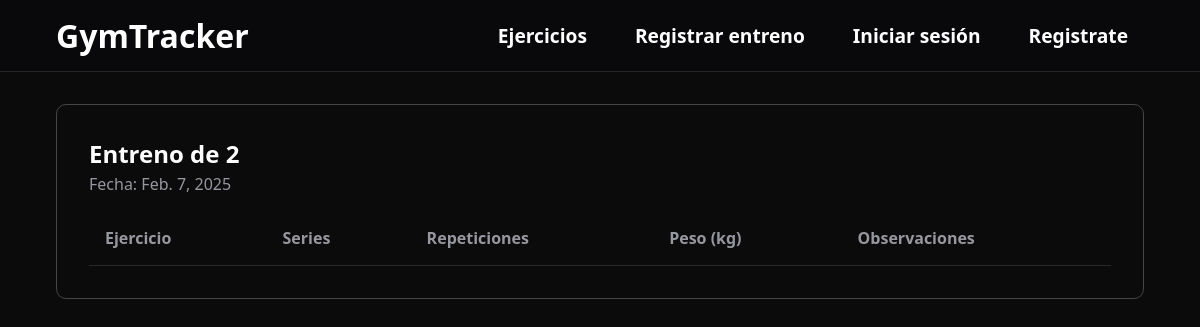
Before: /registrarEntreno/11/listaEjercicios with the older database file.
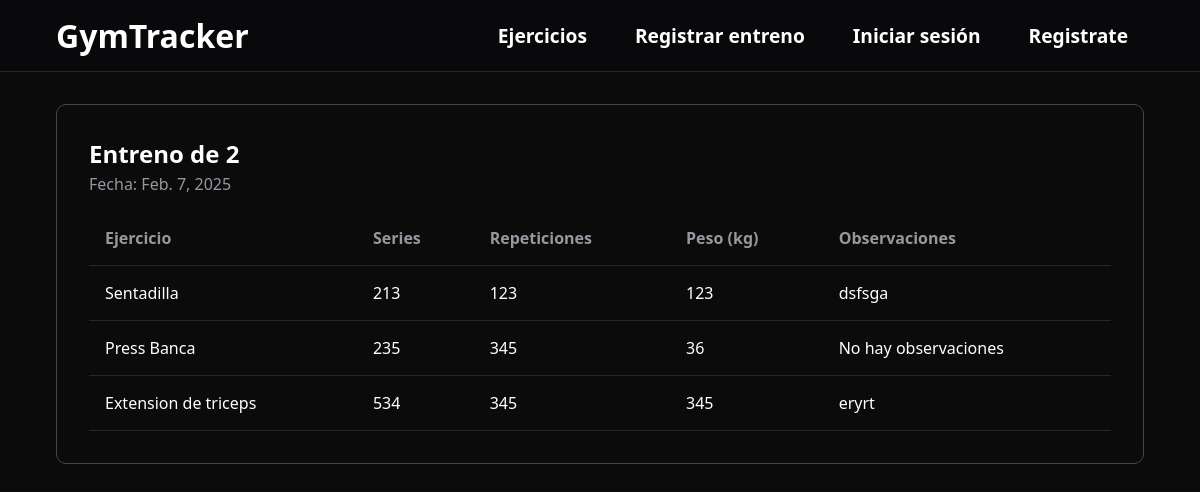
After: the same page with the newer database file.
### gymApp/models.py (models this page shows, shortened)
class Entreno(models.Model):
    usuario = models.ForeignKey(User, on_delete=models.CASCADE)
    nombre = models.CharField(max_length=100)
    fecha = models.DateField()
    valoracion = models.IntegerField()
    numero_ejercicios = models.IntegerField()
    comentarios = models.CharField(max_length=300, null=True)
    class Meta:
        verbose_name = 'Entreno'
        verbose_name_plural = 'Entrenos'

class Ejercicio_realizado(models.Model):
    entreno = models.ForeignKey(Entreno, on_delete=models.CASCADE, related_name='ejercicios')
    nombre = models.ForeignKey(Ejercicio, on_delete=models.CASCADE)
    peso = models.IntegerField()
    series = models.IntegerField()
    repeticiones = models.IntegerField()
    observaciones = models.CharField(max_length=200, blank=True, null=True)
    class Meta:
        verbose_name = 'Ejercicio_realizado'
        verbose_name_plural = 'Ejercicios_realizados'

class Ejercicio(models.Model):
    nombre = models.CharField(max_length=100)
    musculos = models.ManyToManyField(Musculo)
    visibilidad = models.CharField(max_length=200, default='all')
    class Meta:
        verbose_name = 'Ejercicio'
        verbose_name_plural = 'Ejercicios'
    def __str__(self):
        return f"{self.nombre}"

### gymApp/views.py (the view)
# urls.py: path('registrarEntreno/<int:pk>/listaEjercicios', ListaEjerciciosDeUnEntreno.as_view(), name='listaEjerciciosDeUnEntreno'),
class ListaEjerciciosDeUnEntreno(ListView):
    model = Ejercicio_realizado
    template_name = 'gymApp/listaEjerciciosDeUnEntreno.html'
    context_object_name = 'ejerciciosRealizados'
    def get_queryset(self):
        query = super().get_queryset()
        entreno = Entreno.objects.get(id=self.kwargs['pk'])
        query = query.filter(entreno=entreno)
        return query
    def get_context_data(self, **kwargs):
        contexto = super().get_context_data(**kwargs)
        contexto['entreno'] = Entreno.objects.get(id=self.kwargs['pk'])
        return contexto

### gymApp/templates/gymApp/listaEjerciciosDeUnEntreno.html
{% extends 'gymApp/base.html' %}
{% block header %}
    <header class="header-noprincipal">
        <a href="{% url 'principal' %}">
            <h1>GymTracker</h1>
        </a>
        <div class="lista-enlaces">
            <a href="{% url 'anadirEjercicio' %}">Ejercicios</a>
            <a href="{% url 'registrarEntreno' %}">Registrar entreno</a>
            {% if user.is_authenticated %}
                    <a class="open_submenu">Perfil</a>
                    <div class="submenu">
                        <ul>
                            <li><a href="{% url 'perfilUsuario' pk=request.user.pk %}" class="enlaces-desplegable">Ver perfil</a></li>
                            <li>
                                <form action="{% url 'logout' %}" method="post">
                                {% csrf_token %}
                                <button type="submit" class="">Cerrar sesión</button>
                            </li>
                            </form>
                        </ul>
                    </div>
            {% else %}
                    <a href="{% url 'login' %}">Iniciar sesión</a>
                    <a href="{% url 'registroUsuario' %}">Registrate</a>
            {% endif %}
        </div>
    </header>
{% endblock %}
{% block contenido %}
<main id="main-ejercicio-entreno">
    <section id="card-ejercicios-entreno">
        <h1>Entreno de {{ entreno.nombre }}</h1>
        <p>Fecha: {{ entreno.fecha }}</p>
        <table class="tabla">
            <thead>
                <tr>
                    <th>Ejercicio</th>
                    <th>Series</th>
                    <th>Repeticiones</th>
                    <th>Peso (kg)</th>
                    <th>Observaciones</th>
                </tr>
            </thead>
            <tbody>
                {% for ejercicio in ejerciciosRealizados %}
                    <tr>
                        <td>{{ ejercicio.nombre }}</td>
                        <td>{{ ejercicio.series }}</td>
                        <td>{{ ejercicio.repeticiones }}</td>
                        <td>{{ ejercicio.peso }}</td>
                        {% if ejercicio.observaciones != None %}
                            <td>{{ ejercicio.observaciones }}</td>
                        {% else %}
                            <td>No hay observaciones</td>
                        {% endif %}
                    </tr>
                {% endfor %}
            </tbody>
        </table>
    </section>
</main>
{% endblock %}

### gymApp/templates/gymApp/base.html (shortened to what this page needs)
{% load static %}
<!DOCTYPE html>
<html lang="en">
<head>
    <link rel="stylesheet" href="{% static 'css/base.css' %}">
    <link rel="stylesheet" href="{% static 'css/formularios.css' %}">
    <link rel="stylesheet" href="{% static 'css/añadirEjercicio.css' %}">
    <link rel="stylesheet" href="{% static 'css/añadirEntreno.css' %}">
    <link rel="stylesheet" href="{% static 'css/anadirEjercicioRealizado.css' %}">
    <link rel="stylesheet" href="{% static 'css/messages.css' %}">
    <link rel="stylesheet" href="{% static 'css/listaEjerciciosDeUnEntreno.css' %}">
    <link rel="stylesheet" href="{% static 'css/perfil.css' %}">
</head>
<body>
    {% block header %}{% endblock %}
    {% block contenido %}
    {% endblock %}
</body>
</html>

### gymApp/static/css/base.css (style rules this page uses)
:root { --color-primario: #09090b; --gris-clarito: #39393b; --color-hover: #5c5b5b; --color-submenu: #1c1c1e; --color-texto: #ffffff; }
* { margin: 0; font-family: system-ui, -apple-system, BlinkMacSystemFont, 'Segoe UI', Roboto, Oxygen, Ubuntu, Cantarell, 'Open Sans', 'Helvetica Neue', sans-serif; box-sizing: border-box; }
body { background-color: rgb(11, 11, 11); color: white; display: grid; height: 100vh; grid-template-rows: 9vh 91% 1fr; }
.header-noprincipal { background-color: var(--color-primario); display: flex; align-items: center; justify-content: space-between; padding: 0px 3.5rem; border-bottom: #27272a 1px solid; }
.header-noprincipal .lista-enlaces { display: flex; gap: 1rem; position: relative; }
.header-noprincipal .lista-enlaces a:not(.enlaces-desplegable) { text-decoration: none; padding: 1rem; font-size: larger; font-weight: bold; border-radius: 10px; transition: all 100ms linear; }
.header-noprincipal a { color: white; text-decoration: none; cursor: pointer; }

### gymApp/static/css/formularios.css (style rules this page uses)
:root { --color-primario: #09090b; --gris-clarito: #39393b; --bordes: #27272a; }
* { box-sizing: border-box; }

### gymApp/static/css/añadirEjercicio.css (style rules this page uses)
:root { --color-primario: #09090b; --gris-clarito: #39393b; --azul-sombra: #1f89b0; }
html { scroll-behavior: smooth; }

### gymApp/static/css/añadirEntreno.css (style rules this page uses)
:root { --color-primario: #09090b; --gris-clarito: #39393b; --azul-sombra: #1f89b0; --bordes: #27272a; }
* { box-sizing: border-box; }
.tabla { width: 100%; border-collapse: collapse; box-sizing: border-box; }
.tabla th, .tabla td { text-align: left; vertical-align: middle; border-bottom: solid 1px var(--bordes); padding: 1rem; }
.tabla th { color: #9797a0; }

### gymApp/static/css/anadirEjercicioRealizado.css (style rules this page uses)
:root { --color-primario: #09090b; --gris-clarito: #39393b; --color-hover: #5c5b5b; --color-submenu: #1c1c1e; --color-texto: #ffffff; }
* { box-sizing: border-box; }

### gymApp/static/css/listaEjerciciosDeUnEntreno.css (style rules this page uses)
#main-ejercicio-entreno { padding: 2rem 3.5rem 0 3.5rem; }
#card-ejercicios-entreno { display: flex; flex-direction: column; border: 1px solid #45454a; border-radius: 10px; padding: 2rem 2rem; }
#card-ejercicios-entreno p { font-size: bold; color: #9797a0; margin-bottom: 1rem; }
#card-ejercicios-entreno h1 { margin-bottom: .2rem; }

Changed rows visible on the page:
added Ejercicio_realizado: nombre "Sentadilla", series "213", repeticiones "123", peso "123", observaciones "dsfsga"
added Ejercicio_realizado: nombre "Press Banca", series "235", repeticiones "345", peso "36", shows "No hay observaciones"
added Ejercicio_realizado: nombre "Extension de triceps", series "534", repeticiones "345", peso "345", observaciones "eryrt"
